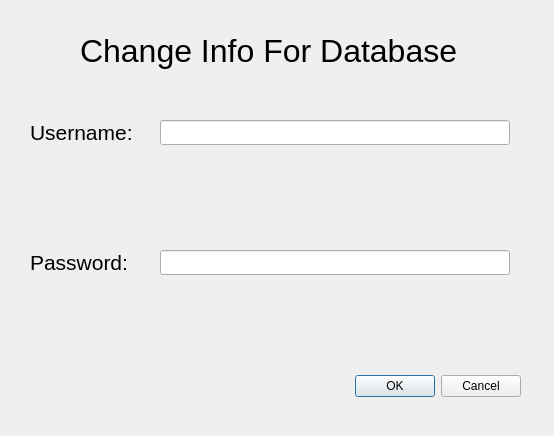
<?xml version="1.0" encoding="UTF-8"?>
<ui version="4.0">
 <class>ChangeUserForDatabase</class>
 <widget class="QDialog" name="ChangeUserForDatabase">
  <property name="geometry">
   <rect>
    <x>0</x>
    <y>0</y>
    <width>554</width>
    <height>436</height>
   </rect>
  </property>
  <property name="minimumSize">
   <size>
    <width>554</width>
    <height>436</height>
   </size>
  </property>
  <property name="windowTitle">
   <string>Dialog</string>
  </property>
  <widget class="QDialogButtonBox" name="buttonBox">
   <property name="geometry">
    <rect>
     <x>180</x>
     <y>370</y>
     <width>341</width>
     <height>32</height>
    </rect>
   </property>
   <property name="orientation">
    <enum>Qt::Horizontal</enum>
   </property>
   <property name="standardButtons">
    <set>QDialogButtonBox::Cancel|QDialogButtonBox::Ok</set>
   </property>
  </widget>
  <widget class="QLabel" name="ChangeInfoDatabaseLabel">
   <property name="geometry">
    <rect>
     <x>80</x>
     <y>30</y>
     <width>391</width>
     <height>41</height>
    </rect>
   </property>
   <property name="font">
    <font>
     <pointsize>24</pointsize>
    </font>
   </property>
   <property name="text">
    <string>Change Info For Database</string>
   </property>
  </widget>
  <widget class="QLineEdit" name="usernameInput">
   <property name="geometry">
    <rect>
     <x>160</x>
     <y>120</y>
     <width>350</width>
     <height>25</height>
    </rect>
   </property>
  </widget>
  <widget class="QLabel" name="userNameLabel">
   <property name="geometry">
    <rect>
     <x>30</x>
     <y>120</y>
     <width>105</width>
     <height>25</height>
    </rect>
   </property>
   <property name="font">
    <font>
     <pointsize>16</pointsize>
    </font>
   </property>
   <property name="text">
    <string>Username:</string>
   </property>
  </widget>
  <widget class="QLabel" name="passwordLabel">
   <property name="geometry">
    <rect>
     <x>30</x>
     <y>250</y>
     <width>105</width>
     <height>25</height>
    </rect>
   </property>
   <property name="font">
    <font>
     <pointsize>16</pointsize>
    </font>
   </property>
   <property name="text">
    <string>Password:</string>
   </property>
  </widget>
  <widget class="QLineEdit" name="passwordInput">
   <property name="geometry">
    <rect>
     <x>160</x>
     <y>250</y>
     <width>350</width>
     <height>25</height>
    </rect>
   </property>
  </widget>
 </widget>
 <resources/>
 <connections>
  <connection>
   <sender>buttonBox</sender>
   <signal>accepted()</signal>
   <receiver>ChangeUserForDatabase</receiver>
   <slot>accept()</slot>
   <hints>
    <hint type="sourcelabel">
     <x>248</x>
     <y>254</y>
    </hint>
    <hint type="destinationlabel">
     <x>157</x>
     <y>274</y>
    </hint>
   </hints>
  </connection>
  <connection>
   <sender>buttonBox</sender>
   <signal>rejected()</signal>
   <receiver>ChangeUserForDatabase</receiver>
   <slot>reject()</slot>
   <hints>
    <hint type="sourcelabel">
     <x>316</x>
     <y>260</y>
    </hint>
    <hint type="destinationlabel">
     <x>286</x>
     <y>274</y>
    </hint>
   </hints>
  </connection>
 </connections>
</ui>
